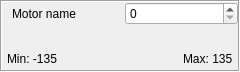
<?xml version="1.0" encoding="UTF-8"?>
<ui version="4.0">
 <class>Form</class>
 <widget class="QWidget" name="Form">
  <property name="geometry">
   <rect>
    <x>0</x>
    <y>0</y>
    <width>240</width>
    <height>72</height>
   </rect>
  </property>
  <property name="sizePolicy">
   <sizepolicy hsizetype="Expanding" vsizetype="Fixed">
    <horstretch>0</horstretch>
    <verstretch>0</verstretch>
   </sizepolicy>
  </property>
  <property name="windowTitle">
   <string>Form</string>
  </property>
  <layout class="QVBoxLayout" name="verticalLayout">
   <property name="spacing">
    <number>0</number>
   </property>
   <property name="leftMargin">
    <number>0</number>
   </property>
   <property name="topMargin">
    <number>0</number>
   </property>
   <property name="rightMargin">
    <number>0</number>
   </property>
   <property name="bottomMargin">
    <number>0</number>
   </property>
   <item>
    <widget class="QFrame" name="frame">
     <property name="frameShape">
      <enum>QFrame::Box</enum>
     </property>
     <property name="frameShadow">
      <enum>QFrame::Sunken</enum>
     </property>
     <layout class="QVBoxLayout" name="verticalLayout_2">
      <property name="spacing">
       <number>0</number>
      </property>
      <property name="leftMargin">
       <number>0</number>
      </property>
      <property name="topMargin">
       <number>0</number>
      </property>
      <property name="rightMargin">
       <number>0</number>
      </property>
      <property name="bottomMargin">
       <number>0</number>
      </property>
      <item>
       <widget class="QWidget" name="top_widget" native="true">
        <property name="sizePolicy">
         <sizepolicy hsizetype="Preferred" vsizetype="Minimum">
          <horstretch>0</horstretch>
          <verstretch>0</verstretch>
         </sizepolicy>
        </property>
        <layout class="QHBoxLayout" name="horizontalLayout">
         <property name="spacing">
          <number>0</number>
         </property>
         <property name="leftMargin">
          <number>0</number>
         </property>
         <property name="topMargin">
          <number>0</number>
         </property>
         <property name="rightMargin">
          <number>0</number>
         </property>
         <property name="bottomMargin">
          <number>0</number>
         </property>
         <item>
          <spacer name="horizontalSpacer">
           <property name="orientation">
            <enum>Qt::Horizontal</enum>
           </property>
           <property name="sizeType">
            <enum>QSizePolicy::Fixed</enum>
           </property>
           <property name="sizeHint" stdset="0">
            <size>
             <width>10</width>
             <height>20</height>
            </size>
           </property>
          </spacer>
         </item>
         <item>
          <widget class="QLabel" name="motor_name_lb">
           <property name="sizePolicy">
            <sizepolicy hsizetype="Preferred" vsizetype="Minimum">
             <horstretch>0</horstretch>
             <verstretch>0</verstretch>
            </sizepolicy>
           </property>
           <property name="text">
            <string>Motor name</string>
           </property>
          </widget>
         </item>
         <item>
          <widget class="QSpinBox" name="motor_position_sb">
           <property name="sizePolicy">
            <sizepolicy hsizetype="Minimum" vsizetype="Fixed">
             <horstretch>0</horstretch>
             <verstretch>0</verstretch>
            </sizepolicy>
           </property>
          </widget>
         </item>
        </layout>
       </widget>
      </item>
      <item>
       <widget class="QWidget" name="slider_container_widget" native="true">
        <layout class="QVBoxLayout" name="slider_container_layout">
         <property name="spacing">
          <number>0</number>
         </property>
         <property name="leftMargin">
          <number>0</number>
         </property>
         <property name="topMargin">
          <number>0</number>
         </property>
         <property name="rightMargin">
          <number>0</number>
         </property>
         <property name="bottomMargin">
          <number>0</number>
         </property>
        </layout>
       </widget>
      </item>
      <item>
       <widget class="QWidget" name="bottom_widget" native="true">
        <layout class="QHBoxLayout" name="horizontalLayout_2">
         <property name="spacing">
          <number>0</number>
         </property>
         <property name="leftMargin">
          <number>0</number>
         </property>
         <property name="topMargin">
          <number>0</number>
         </property>
         <property name="rightMargin">
          <number>0</number>
         </property>
         <property name="bottomMargin">
          <number>0</number>
         </property>
         <item>
          <spacer name="horizontalSpacer_4">
           <property name="orientation">
            <enum>Qt::Horizontal</enum>
           </property>
           <property name="sizeType">
            <enum>QSizePolicy::Fixed</enum>
           </property>
           <property name="sizeHint" stdset="0">
            <size>
             <width>5</width>
             <height>20</height>
            </size>
           </property>
          </spacer>
         </item>
         <item>
          <widget class="QLabel" name="min_lb">
           <property name="text">
            <string>Min: -135</string>
           </property>
          </widget>
         </item>
         <item>
          <spacer name="horizontalSpacer_2">
           <property name="orientation">
            <enum>Qt::Horizontal</enum>
           </property>
           <property name="sizeHint" stdset="0">
            <size>
             <width>40</width>
             <height>20</height>
            </size>
           </property>
          </spacer>
         </item>
         <item>
          <widget class="QWidget" name="widget" native="true">
           <layout class="QHBoxLayout" name="cb_layout">
            <property name="spacing">
             <number>0</number>
            </property>
            <property name="leftMargin">
             <number>0</number>
            </property>
            <property name="topMargin">
             <number>0</number>
            </property>
            <property name="rightMargin">
             <number>0</number>
            </property>
            <property name="bottomMargin">
             <number>0</number>
            </property>
           </layout>
          </widget>
         </item>
         <item>
          <spacer name="horizontalSpacer_5">
           <property name="orientation">
            <enum>Qt::Horizontal</enum>
           </property>
           <property name="sizeHint" stdset="0">
            <size>
             <width>40</width>
             <height>20</height>
            </size>
           </property>
          </spacer>
         </item>
         <item>
          <widget class="QLabel" name="max_lb">
           <property name="text">
            <string>Max: 135</string>
           </property>
          </widget>
         </item>
         <item>
          <spacer name="horizontalSpacer_3">
           <property name="orientation">
            <enum>Qt::Horizontal</enum>
           </property>
           <property name="sizeType">
            <enum>QSizePolicy::Fixed</enum>
           </property>
           <property name="sizeHint" stdset="0">
            <size>
             <width>5</width>
             <height>20</height>
            </size>
           </property>
          </spacer>
         </item>
        </layout>
       </widget>
      </item>
     </layout>
    </widget>
   </item>
  </layout>
 </widget>
 <resources/>
 <connections/>
</ui>
